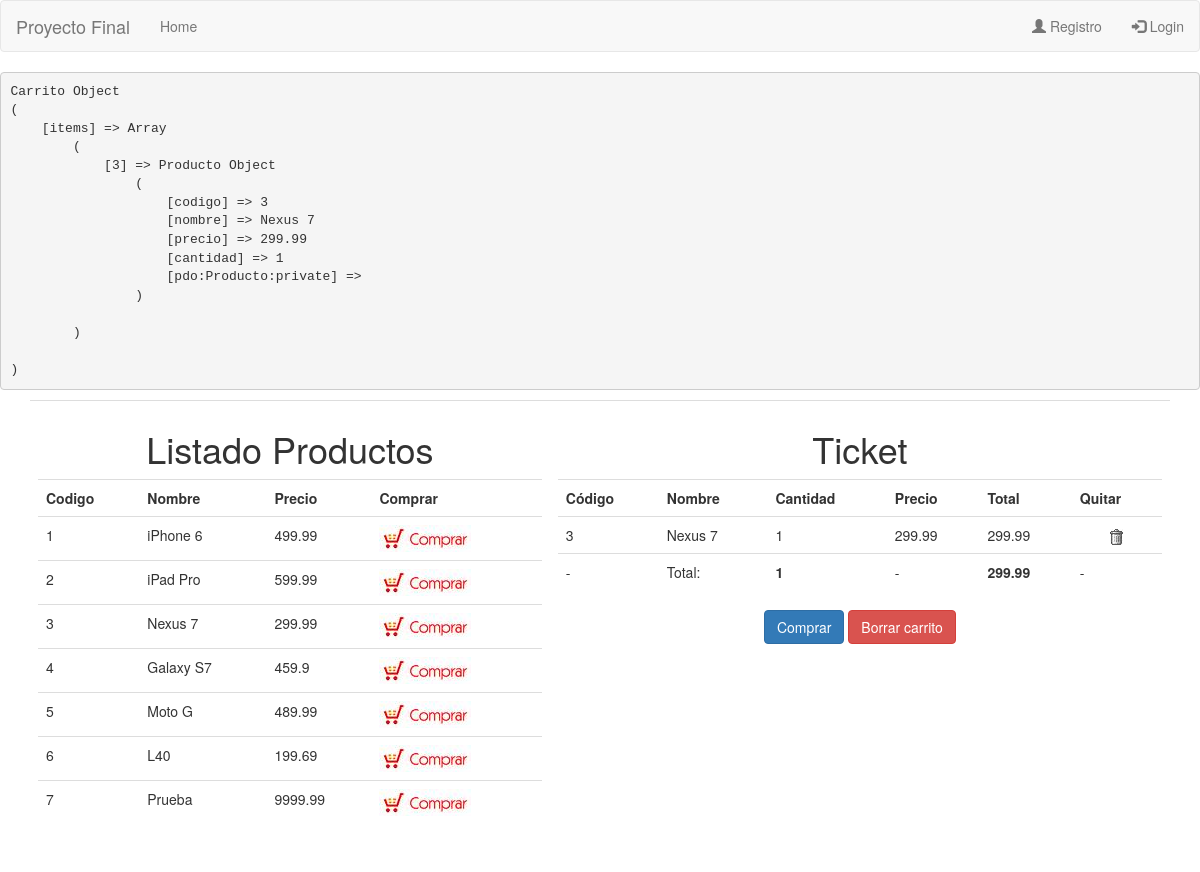
/proyecto_final.php?codigo_agregar=3, run on the app's committed database.
### tables this page shows
CREATE TABLE `productos` (
  `idProducto` int(11) NOT NULL,
  `Nombre` varchar(30) NOT NULL,
  `Precio` double NOT NULL,
  `Marca` int(11) NOT NULL,
  `Categoria` int(11) NOT NULL,
  `Presentacion` varchar(30) NOT NULL,
  `Stock` int(6) NOT NULL,
  `Imagen` tinytext
);

### clases/Conexion.php (called while the page is built, shortened)
<?php
class Conexion
{
	var $host   ='localhost';
	var $dbname ='comercioit';
	var $user   ='root';
	var $psw    ='';
	function __construct()
	{
		$this->pdo = new PDO("mysql:host=$this->host;dbname=$this->dbname", $this->user, $this->psw);
	}
}
?>

### clases/Producto.php (called while the page is built, shortened)
<?php
class Producto
{
	function __construct($cod,$pdo)
	{
		$this->pdo = $pdo;
		$stmt = $this->pdo->prepare("SELECT * FROM productos WHERE idProducto=:cod");
		$stmt->bindParam(':cod', $cod, PDO::PARAM_INT);
		$stmt->execute();
		$result = $stmt->fetch(PDO::FETCH_ASSOC);
		$this->codigo   = $result['idProducto'];
		$this->nombre   = $result['Nombre'];
		$this->precio   = $result['Precio'];
		$this->cantidad = 1;
	}
}

### reporte.php (the view)
<?php
require_once 'clases/Conexion.php';
$conexion = new Conexion();
$pdo = $conexion->pdo;
$stmt = $pdo->query("SELECT * FROM productos");
?>
<table class="table">
<tr>
	<th>Codigo</th>
	<th>Nombre</th>
	<th>Precio</th>
	<th>Comprar</th>
</tr>
<?php while($campos=$stmt->fetch(PDO::FETCH_ASSOC)){
	$producto = new Producto($campos['idProducto'],$conexion->pdo);
 ?>
	<tr>
		<td><?php echo $producto->codigo?></td>
		<td><?php echo $producto->nombre?></td>
		<td><?php echo $producto->precio?></td>
		<td><a href="?codigo_agregar=<?php echo $producto->codigo?>"><img src="images/carrito.jpg" width="92" height="27" border="0"></a></td>
	</tr>
<?php } ?>
</table>

### clases/Carrito.php (shortened to what this page needs)
<?php
require_once 'Conexion.php';
require_once 'Producto.php';
class Carrito
{
	public $items;
	function __construct()
	{
		$this->items = array();
	}
	function agregar($producto)
	{
		if(isset($this->items[$producto->codigo]))
			$this->items[$producto->codigo]->cantidad++;
		else
			$this->items[$producto->codigo] = $producto;
	}
	function imprimir()
	{
		$cantProductos = 0;
		$total = 0;
		if(!empty($this->items))
		{
			foreach($this->items as $valor)
			{
				echo("<tr>");
				echo("<td>$valor->codigo</td>");
				echo("<td>$valor->nombre</td>");
				echo("<td>$valor->cantidad</td>");
				echo("<td>$valor->precio</td>");
				echo("<td>".$valor->cantidad*$valor->precio."</td>");
				echo("<td align='center'><a href='?codigo_quitar=$valor->codigo'><img src='images/borrar.jpg' border=0></a></td>");
				echo("</tr>");
				$cantProductos += $valor->cantidad;
				$total += $valor->cantidad * $valor->precio;
			}
		}
	?>
		<tr>
			<td> - </td>
			<td> Total: </td>
			<td> <b><?php echo $cantProductos; ?> </b></td>
			<td> - </td>
			<td> <b><?php echo $total; ?> </b></td>
			<td> - </td>
		</tr>
	<?php
	}
}
?>

### data on the page
productos: idProducto "1", Nombre "iPhone 6", Precio "499.99"
productos: idProducto "2", Nombre "iPad Pro", Precio "599.99"
productos: idProducto "3", Nombre "Nexus 7", Precio "299.99", cantidad "1", $valor->cantidad*$valor->precio "299.99"
productos: idProducto "4", Nombre "Galaxy S7", Precio "459.9"
productos: idProducto "5", Nombre "Moto G", Precio "489.99"
productos: idProducto "6", Nombre "L40", Precio "199.69"
productos: idProducto "7", Nombre "Prueba", Precio "9999.99"

### other printed values
$cantProductos "1"
$total "299.99"
